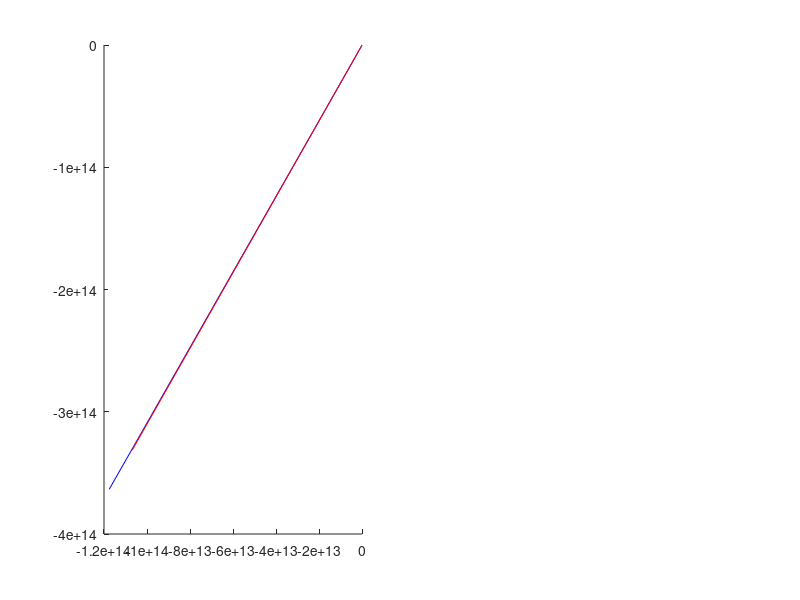

Source code (MATLAB): (Note: this script raises an error after producing the figure.)
% Определение системы дифференциальных уравнений
dxdt = @(t, x) 4*x(1) - x(2);
dydt = @(t, x) x(1) + 2*x(2);

% Начальные условия
x0 = -1;
y0 = 0;
tspan = [0 10]; % Диапазон времени для решения

% Решение системы дифференциальных уравнений
[t, sol] = ode45(@(t, x) [dxdt(t, x); dydt(t, x)], tspan, [x0; y0]);

% Нахождение значений производной для построения фазового портрета
dx = zeros(size(t, 1), 1);
dy = zeros(size(t, 1), 1);

for i = 1 : size(t, 1)
    dx(i) = dxdt(t(i), sol(i, :));
    dy(i) = dydt(t(i), sol(i, :));
end

% Построение фазового портрета
figure
subplot(1, 2, 1);
hold on;
plot(sol(:, 1), dx, "b");
plot(sol(:, 2), dy, "r");
plot(out.x, out.dx, "y");
plot(out.y, out.dy, "m");
hold off;
legend('x:dx', 'y:dy', 'simulated x:dx', 'simulated y:dy');
xlabel('x/y');
ylabel('dx/dy');
title('Фазовый портрет');

% Построение графиков x(t) и y(t)
subplot(1, 2, 2);
hold on;
plot(t, sol(:, 1), 'b', t, sol(:, 2), 'r');
plot(out.t, out.x, 'y', out.t, out.y, 'm');
hold off;
legend('x(t)', 'y(t)', 'simulated x(t)', 'simulated y(t)');
xlabel('t');
ylabel('Значения');
title('Решение');
